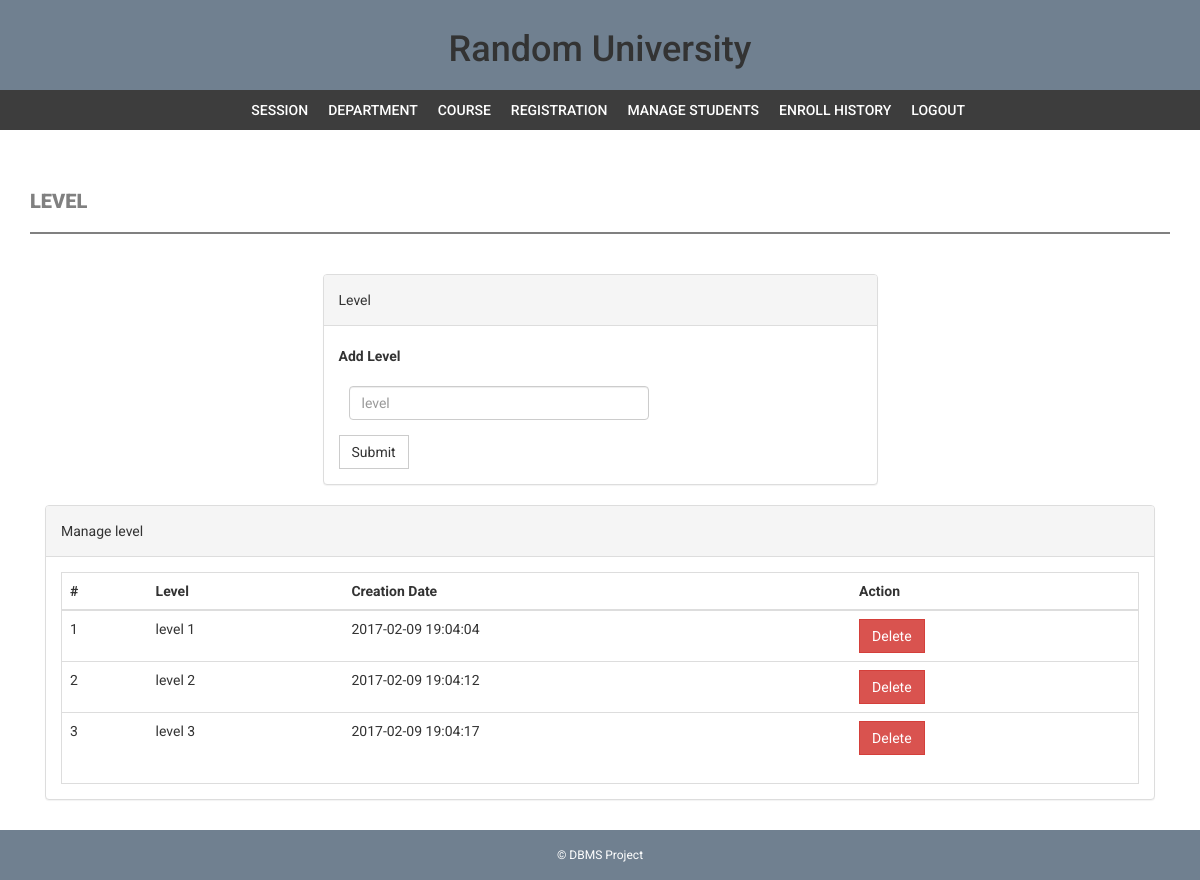
Page /admin/level.php (signed in) on the committed database.
### tables this page shows
CREATE TABLE `level` (
  `id` int(11) NOT NULL,
  `level` varchar(255) DEFAULT NULL,
  `creationDate` timestamp NULL DEFAULT current_timestamp()
);

### admin/level.php (the view, shortened to what this page needs)
<?php
include('includes/config.php');
if(strlen($_SESSION['alogin'])==0)
    {
header('location:index.php');
}
else{
?>
<!DOCTYPE html>
<html xmlns="http://www.w3.org/1999/xhtml">
<head>
    <link href="assets/css/bootstrap.css" rel="stylesheet" />
    <link href="assets/css/font-awesome.css" rel="stylesheet" />
    <link href="assets/css/style.css" rel="stylesheet" />
</head>
<body>
<?php include('includes/header.php');?>
<?php if($_SESSION['alogin']!="")
{
 include('includes/menubar.php');
}
 ?>
    <div class="content-wrapper">
        <div class="container">
              <div class="row">
                    <div class="col-md-12">
                        <h1 class="page-head-line">Level  </h1>
                    </div>
                </div>
                <div class="row" >
                  <div class="col-md-3"></div>
                    <div class="col-md-6">
                        <div class="panel panel-default">
                        <div class="panel-heading">
                           Level
                        </div>
                        <div class="panel-body">
                       <form name="level" method="post">
   <div class="form-group">
    <label for="department">Add Level  </label>
    <input type="text" class="form-control" id="level" name="level" placeholder="level" required />
  </div>
 <button type="submit" name="submit" class="btn btn-default">Submit</button>
</form>
                            </div>
                            </div>
                    </div>
                </div>
                <div class="col-md-12">
                    <div class="panel panel-default">
                        <div class="panel-heading">
                            Manage level
                        </div>
                        <div class="panel-body">
                            <div class="table-responsive table-bordered">
                                <table class="table">
                                    <thead>
                                        <tr>
                                            <th>#</th>
                                            <th>Level</th>
                                            <th>Creation Date</th>
                                            <th>Action</th>
                                        </tr>
                                    </thead>
                                    <tbody>
<?php
$sql=mysqli_query($con,"select * from level");
$cnt=1;
while($row=mysqli_fetch_array($sql))
{
?>
                                        <tr>
                                            <td><?php echo $cnt;?></td>
                                            <td><?php echo htmlentities($row['level']);?></td>
                                            <td><?php echo htmlentities($row['creationDate']);?></td>
                                            <td>
  <a href="level.php?id=<?php echo $row['id']?>&del=delete" onClick="return confirm('Are you sure you want to delete?')">
                                            <button class="btn btn-danger">Delete</button>
</a>
                                            </td>
                                        </tr>
<?php
$cnt++;
} ?>
                                    </tbody>
                                </table>
                            </div>
                        </div>
                    </div>
                </div>
            </div>
        </div>
  <?php include('includes/footer.php');?>
</body>
</html>
<?php } ?>

### admin/assets/css/style.css (style rules this page uses)
body { font-family: 'Roboto', sans-serif; line-height: 30px; background-image: url("https://cdn.pixabay.com/photo/2018/06/10/11/15/schultute-3466186_960_720.jpg"); background-repeat: no-repeat; background-size: cover; }
.form-control { margin: 10px; width: 300px; }
.content-wrapper { margin-top: 40px; min-height: 600px; padding-bottom: 60px; }
.page-head-line { font-weight: 900; padding-bottom: 20px; border-bottom: 2px solid grey; text-transform: uppercase; color: grey; font-size: 20px; margin-bottom: 40px; }
.btn { border-radius: 0px; -webkit-border-radius: 0px; -moz-border-radius: 0px; }

### rows in the picture
level: level "level 1", creationDate "2017-02-09 19:04:04"
level: level "level 2", creationDate "2017-02-09 19:04:12"
level: level "level 3", creationDate "2017-02-09 19:04:17"
